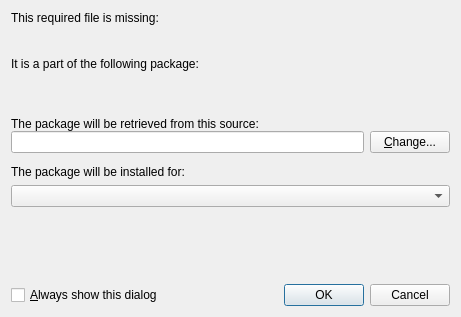
<?xml version="1.0" encoding="UTF-8"?>
<ui version="4.0">
 <author>Christian Schenk</author>
 <class>InstallPackageDialog</class>
 <widget class="QDialog" name="InstallPackageDialog">
  <property name="windowModality">
   <enum>Qt::ApplicationModal</enum>
  </property>
  <property name="geometry">
   <rect>
    <x>0</x>
    <y>0</y>
    <width>461</width>
    <height>317</height>
   </rect>
  </property>
  <property name="sizePolicy">
   <sizepolicy hsizetype="Expanding" vsizetype="Preferred">
    <horstretch>0</horstretch>
    <verstretch>0</verstretch>
   </sizepolicy>
  </property>
  <property name="windowTitle">
   <string>Package Installation</string>
  </property>
  <layout class="QVBoxLayout">
   <item>
    <widget class="QLabel" name="label">
     <property name="text">
      <string>This required file is missing:</string>
     </property>
    </widget>
   </item>
   <item>
    <layout class="QHBoxLayout">
     <property name="spacing">
      <number>0</number>
     </property>
     <item>
      <spacer>
       <property name="orientation">
        <enum>Qt::Horizontal</enum>
       </property>
       <property name="sizeType">
        <enum>QSizePolicy::Fixed</enum>
       </property>
       <property name="sizeHint" stdset="0">
        <size>
         <width>16</width>
         <height>20</height>
        </size>
       </property>
      </spacer>
     </item>
     <item>
      <widget class="QLabel" name="lblMissingFile">
       <property name="sizePolicy">
        <sizepolicy hsizetype="Expanding" vsizetype="Preferred">
         <horstretch>1</horstretch>
         <verstretch>0</verstretch>
        </sizepolicy>
       </property>
       <property name="text">
        <string/>
       </property>
       <property name="textInteractionFlags">
        <set>Qt::TextSelectableByKeyboard|Qt::TextSelectableByMouse</set>
       </property>
      </widget>
     </item>
    </layout>
   </item>
   <item>
    <widget class="QLabel" name="label">
     <property name="text">
      <string>It is a part of the following package:</string>
     </property>
    </widget>
   </item>
   <item>
    <layout class="QHBoxLayout">
     <property name="spacing">
      <number>0</number>
     </property>
     <item>
      <spacer>
       <property name="orientation">
        <enum>Qt::Horizontal</enum>
       </property>
       <property name="sizeType">
        <enum>QSizePolicy::Fixed</enum>
       </property>
       <property name="sizeHint" stdset="0">
        <size>
         <width>16</width>
         <height>20</height>
        </size>
       </property>
      </spacer>
     </item>
     <item>
      <layout class="QVBoxLayout">
       <property name="spacing">
        <number>0</number>
       </property>
       <item>
        <widget class="QLabel" name="lblPackageName">
         <property name="sizePolicy">
          <sizepolicy hsizetype="Expanding" vsizetype="Preferred">
           <horstretch>1</horstretch>
           <verstretch>0</verstretch>
          </sizepolicy>
         </property>
         <property name="text">
          <string/>
         </property>
         <property name="textFormat">
          <enum>Qt::AutoText</enum>
         </property>
         <property name="textInteractionFlags">
          <set>Qt::TextSelectableByKeyboard|Qt::TextSelectableByMouse</set>
         </property>
        </widget>
       </item>
       <item>
        <widget class="QLabel" name="lblPackageTitle">
         <property name="sizePolicy">
          <sizepolicy hsizetype="Expanding" vsizetype="Preferred">
           <horstretch>1</horstretch>
           <verstretch>0</verstretch>
          </sizepolicy>
         </property>
         <property name="text">
          <string/>
         </property>
         <property name="openExternalLinks">
          <bool>false</bool>
         </property>
         <property name="textInteractionFlags">
          <set>Qt::TextSelectableByKeyboard|Qt::TextSelectableByMouse</set>
         </property>
        </widget>
       </item>
      </layout>
     </item>
    </layout>
   </item>
   <item>
    <spacer>
     <property name="orientation">
      <enum>Qt::Vertical</enum>
     </property>
     <property name="sizeType">
      <enum>QSizePolicy::Fixed</enum>
     </property>
     <property name="sizeHint" stdset="0">
      <size>
       <width>20</width>
       <height>6</height>
      </size>
     </property>
    </spacer>
   </item>
   <item>
    <layout class="QVBoxLayout">
     <property name="spacing">
      <number>0</number>
     </property>
     <item>
      <widget class="QLabel" name="label">
       <property name="text">
        <string>The package will be retrieved from this source:</string>
       </property>
       <property name="buddy">
        <cstring>leInstallationSource</cstring>
       </property>
      </widget>
     </item>
     <item>
      <layout class="QHBoxLayout">
       <item>
        <widget class="QLineEdit" name="leInstallationSource">
         <property name="enabled">
          <bool>true</bool>
         </property>
         <property name="sizePolicy">
          <sizepolicy hsizetype="Expanding" vsizetype="Fixed">
           <horstretch>1</horstretch>
           <verstretch>0</verstretch>
          </sizepolicy>
         </property>
         <property name="whatsThis">
          <string>The location of the package repository. Click Change... to change the location.</string>
         </property>
         <property name="autoFillBackground">
          <bool>false</bool>
         </property>
         <property name="frame">
          <bool>true</bool>
         </property>
         <property name="readOnly">
          <bool>true</bool>
         </property>
        </widget>
       </item>
       <item>
        <spacer>
         <property name="orientation">
          <enum>Qt::Horizontal</enum>
         </property>
         <property name="sizeType">
          <enum>QSizePolicy::Minimum</enum>
         </property>
         <property name="sizeHint" stdset="0">
          <size>
           <width>6</width>
           <height>20</height>
          </size>
         </property>
        </spacer>
       </item>
       <item>
        <widget class="QPushButton" name="btnChange">
         <property name="whatsThis">
          <string>Change the package repository.</string>
         </property>
         <property name="text">
          <string>&amp;Change...</string>
         </property>
        </widget>
       </item>
      </layout>
     </item>
    </layout>
   </item>
   <item>
    <spacer name="spacer">
     <property name="orientation">
      <enum>Qt::Vertical</enum>
     </property>
     <property name="sizeType">
      <enum>QSizePolicy::Fixed</enum>
     </property>
     <property name="sizeHint" stdset="0">
      <size>
       <width>20</width>
       <height>6</height>
      </size>
     </property>
    </spacer>
   </item>
   <item>
    <layout class="QVBoxLayout">
     <item>
      <widget class="QLabel" name="label">
       <property name="text">
        <string>The package will be installed for:</string>
       </property>
       <property name="buddy">
        <cstring>cbInstallationDirectory</cstring>
       </property>
      </widget>
     </item>
     <item>
      <widget class="QComboBox" name="cbInstallationDirectory"/>
     </item>
    </layout>
   </item>
   <item>
    <spacer>
     <property name="orientation">
      <enum>Qt::Vertical</enum>
     </property>
     <property name="sizeType">
      <enum>QSizePolicy::MinimumExpanding</enum>
     </property>
     <property name="sizeHint" stdset="0">
      <size>
       <width>20</width>
       <height>6</height>
      </size>
     </property>
    </spacer>
   </item>
   <item>
    <layout class="QHBoxLayout">
     <item>
      <widget class="QCheckBox" name="chkAlwaysAsk">
       <property name="text">
        <string>&amp;Always show this dialog</string>
       </property>
      </widget>
     </item>
     <item>
      <widget class="QDialogButtonBox" name="buttonBox">
       <property name="standardButtons">
        <set>QDialogButtonBox::Cancel|QDialogButtonBox::Ok</set>
       </property>
      </widget>
     </item>
    </layout>
   </item>
  </layout>
 </widget>
 <tabstops>
  <tabstop>leInstallationSource</tabstop>
  <tabstop>btnChange</tabstop>
  <tabstop>cbInstallationDirectory</tabstop>
  <tabstop>chkAlwaysAsk</tabstop>
  <tabstop>buttonBox</tabstop>
 </tabstops>
 <resources/>
 <connections>
  <connection>
   <sender>buttonBox</sender>
   <signal>accepted()</signal>
   <receiver>InstallPackageDialog</receiver>
   <slot>accept()</slot>
   <hints>
    <hint type="sourcelabel">
     <x>338</x>
     <y>212</y>
    </hint>
    <hint type="destinationlabel">
     <x>264</x>
     <y>105</y>
    </hint>
   </hints>
  </connection>
  <connection>
   <sender>buttonBox</sender>
   <signal>rejected()</signal>
   <receiver>InstallPackageDialog</receiver>
   <slot>reject()</slot>
   <hints>
    <hint type="sourcelabel">
     <x>338</x>
     <y>212</y>
    </hint>
    <hint type="destinationlabel">
     <x>264</x>
     <y>105</y>
    </hint>
   </hints>
  </connection>
 </connections>
</ui>
